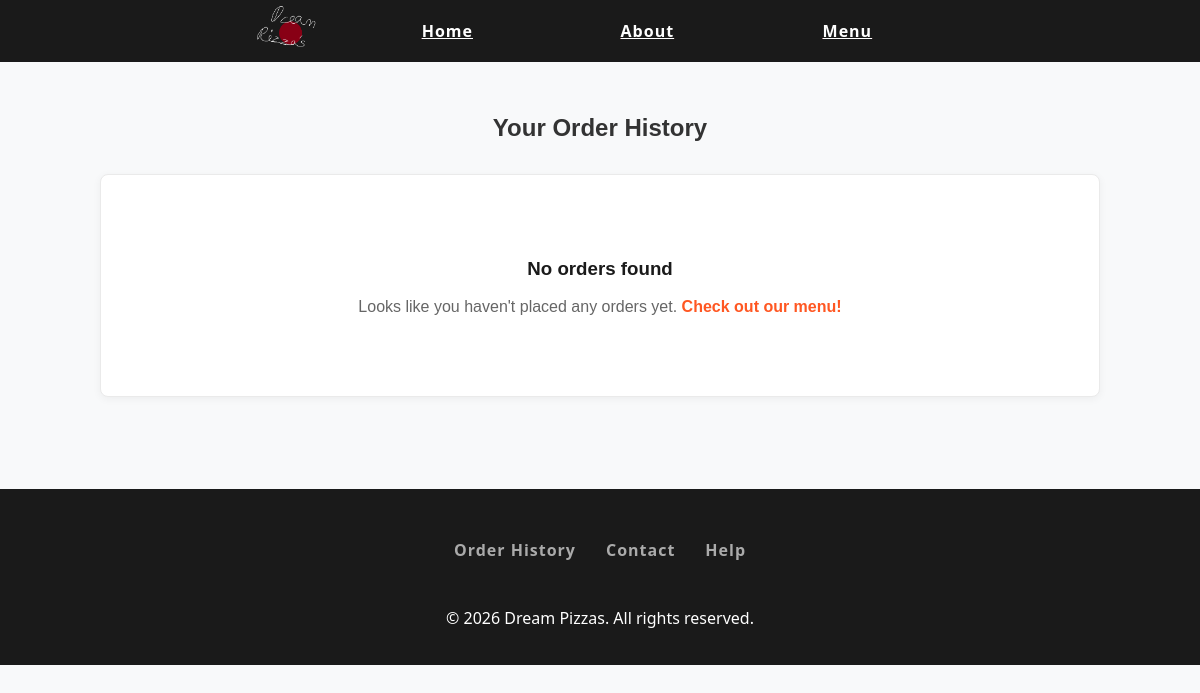
Before: /order_history with the older database file.
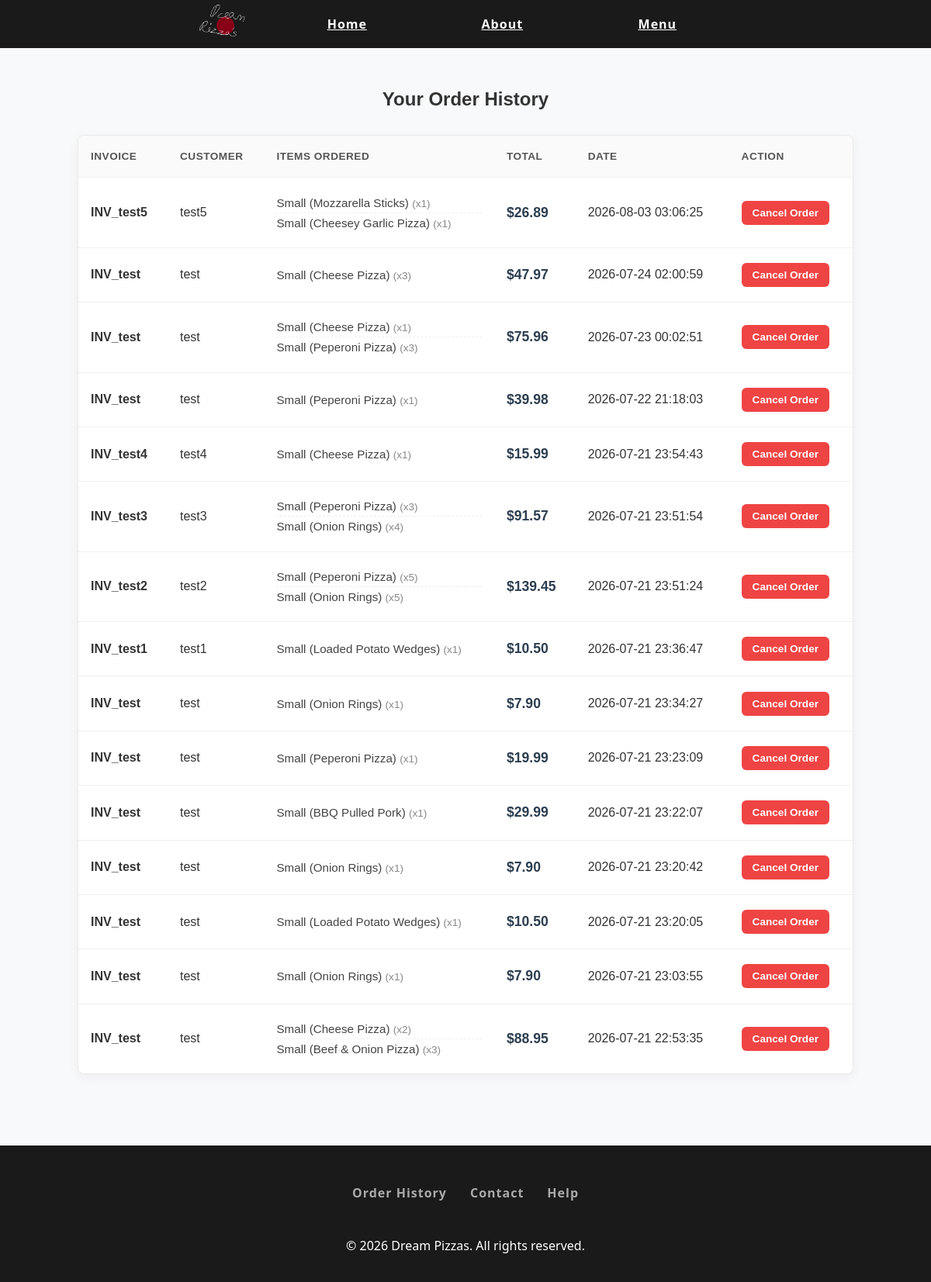
After: the same page with the newer database file.
### tables this page shows
CREATE TABLE order_items (
            id INTEGER PRIMARY KEY AUTOINCREMENT,
            order_id INTEGER,
            item_name TEXT,
            size TEXT,
            quantity INTEGER,
            FOREIGN KEY(order_id) REFERENCES orders(id)
        );

CREATE TABLE orders (
            id INTEGER PRIMARY KEY AUTOINCREMENT,
            customer_name TEXT,
            contact TEXT,
            order_type TEXT,
            address TEXT,
            total REAL,
            order_date TIMESTAMP DEFAULT CURRENT_TIMESTAMP
        );

### app.py (the view)
@app.route('/order_history')
def order_history():
    conn = sqlite3.connect('dream_pizza.db')
    conn.row_factory = sqlite3.Row
    c = conn.cursor()
    c.execute('''
        SELECT orders.id, orders.customer_name, orders.total, orders.order_date,
               order_items.item_name, order_items.size, order_items.quantity
        FROM orders
        JOIN order_items ON orders.id = order_items.order_id
        ORDER BY orders.order_date DESC
    ''')
    rows = c.fetchall()
    conn.close()
    grouped_orders = {}
    for row in rows:
        order_id = row['id']
        if order_id not in grouped_orders:
            grouped_orders[order_id] = {
                'id': order_id,
                'invoice_number': f"INV_{row['customer_name'].replace(' ', '_')}",
                'customer_name': row['customer_name'],
                'total': row['total'],
                'invoice_date': row['order_date'],
                'items': {}
            }
        item_label = f"{row['size']} ({row['item_name']})"
        grouped_orders[order_id]['items'][item_label] = {'quantity': row['quantity']}
    orders = list(grouped_orders.values())
    return render_template('order_history.html', orders=orders)

### templates/order_history.html (shortened to what this page needs)
{% extends "template.html" %}
{% block content %}
    <div class="order-history-container">
        <h2 class="order-history-title">Your Order History</h2>
        {% if orders %}
            <div class="table-responsive">
                <table class="order-table">
                    <thead>
                        <tr>
                            <th>Invoice</th>
                            <th>Customer</th>
                            <th>Items Ordered</th>
                            <th>Total</th>
                            <th>Date</th>
                            <th>Action</th>
                        </tr>
                    </thead>
                    <tbody>
                        {% for order in orders %}
                            <tr>
                                <td><strong>{{ order['invoice_number'] }}</strong></td>
                                <td>{{ order['customer_name'] }}</td>
                                <td>
                                    <ul class="item-list">
                                        {% for item, details in order['items'].items() %}
                                            <li>{{ item }} <span class="qty-badge">(x{{ details['quantity'] }})</span></li>
                                        {% endfor %}
                                    </ul>
                                </td>
                                <td class="price-tag">${{ '%.2f' % order['total'] }}</td>
                                <td>{{ order['invoice_date'] }}</td>
                                <td>
                                    <form action="{{ url_for('cancel_saved_order', order_id=order['id']) }}" method="post" style="margin: 0;">
                                        <button type="submit" class="cancel-btn" onclick="return confirm('Are you sure you want to cancel this order? This cannot be undone.')">Cancel Order</button>
                                    </form>
                                </td>
                            </tr>
                        {% endfor %}
                    </tbody>
                </table>
            </div>
        {% else %}
            <div class="no-orders">
                <h3>No orders found</h3>
                <p>Looks like you haven't placed any orders yet. <a href="{{ url_for('menu') }}">Check out our menu!</a></p>
            </div>
        {% endif %}
    </div>
{% endblock %}

Changed rows visible on the page:
added order_items: invoice_number "INV_test5", customer_name "test5", items "Small (Mozzarella Sticks)" "Small (Cheesey Garlic Pizza)", quantity "1" "1", invoice_date "2026-08-03 03:06:25"
added orders: total "26.89"
added order_items: invoice_number "INV_test", customer_name "test", items "Small (Cheese Pizza)", quantity "3", invoice_date "2026-07-24 02:00:59"
added orders: total "47.97"
added order_items: invoice_number "INV_test", customer_name "test", items "Small (Cheese Pizza)" "Small (Peperoni Pizza)", quantity "1" "3", invoice_date "2026-07-23 00:02:51"
added orders: total "75.96"
added order_items: invoice_number "INV_test", customer_name "test", items "Small (Peperoni Pizza)", quantity "1", invoice_date "2026-07-22 21:18:03"
added orders: total "39.98"
added order_items: invoice_number "INV_test4", customer_name "test4", items "Small (Cheese Pizza)", quantity "1", invoice_date "2026-07-21 23:54:43"
added orders: total "15.99"
added order_items: invoice_number "INV_test3", customer_name "test3", items "Small (Peperoni Pizza)" "Small (Onion Rings)", quantity "3" "4", invoice_date "2026-07-21 23:51:54"
added orders: total "91.57"
added order_items: invoice_number "INV_test2", customer_name "test2", items "Small (Peperoni Pizza)" "Small (Onion Rings)", quantity "5" "5", invoice_date "2026-07-21 23:51:24"
added orders: total "139.45"
added order_items: invoice_number "INV_test1", customer_name "test1", items "Small (Loaded Potato Wedges)", quantity "1", invoice_date "2026-07-21 23:36:47"
added orders: total "10.50"
added order_items: invoice_number "INV_test", customer_name "test", items "Small (Onion Rings)", quantity "1", invoice_date "2026-07-21 23:34:27"
added orders: total "7.90"
added order_items: invoice_number "INV_test", customer_name "test", items "Small (Peperoni Pizza)", quantity "1", invoice_date "2026-07-21 23:23:09"
added orders: total "19.99"
added order_items: invoice_number "INV_test", customer_name "test", items "Small (BBQ Pulled Pork)", quantity "1", invoice_date "2026-07-21 23:22:07"
added orders: total "29.99"
added order_items: invoice_number "INV_test", customer_name "test", items "Small (Onion Rings)", quantity "1", invoice_date "2026-07-21 23:20:42"
added orders: total "7.90"
added order_items: invoice_number "INV_test", customer_name "test", items "Small (Loaded Potato Wedges)", quantity "1", invoice_date "2026-07-21 23:20:05"
added orders: total "10.50"
added order_items: invoice_number "INV_test", customer_name "test", items "Small (Onion Rings)", quantity "1", invoice_date "2026-07-21 23:03:55"
added orders: total "7.90"
added order_items: invoice_number "INV_test", customer_name "test", items "Small (Cheese Pizza)" "Small (Beef & Onion Pizza)", quantity "2" "3", invoice_date "2026-07-21 22:53:35"
added orders: total "88.95"
Other visible differences:
text no longer shown: "No orders found Looks like you haven't placed any orders yet. Check out our menu!"
text now shown: "INVOICE CUSTOMER ITEMS ORDERED TOTAL DATE ACTION"
